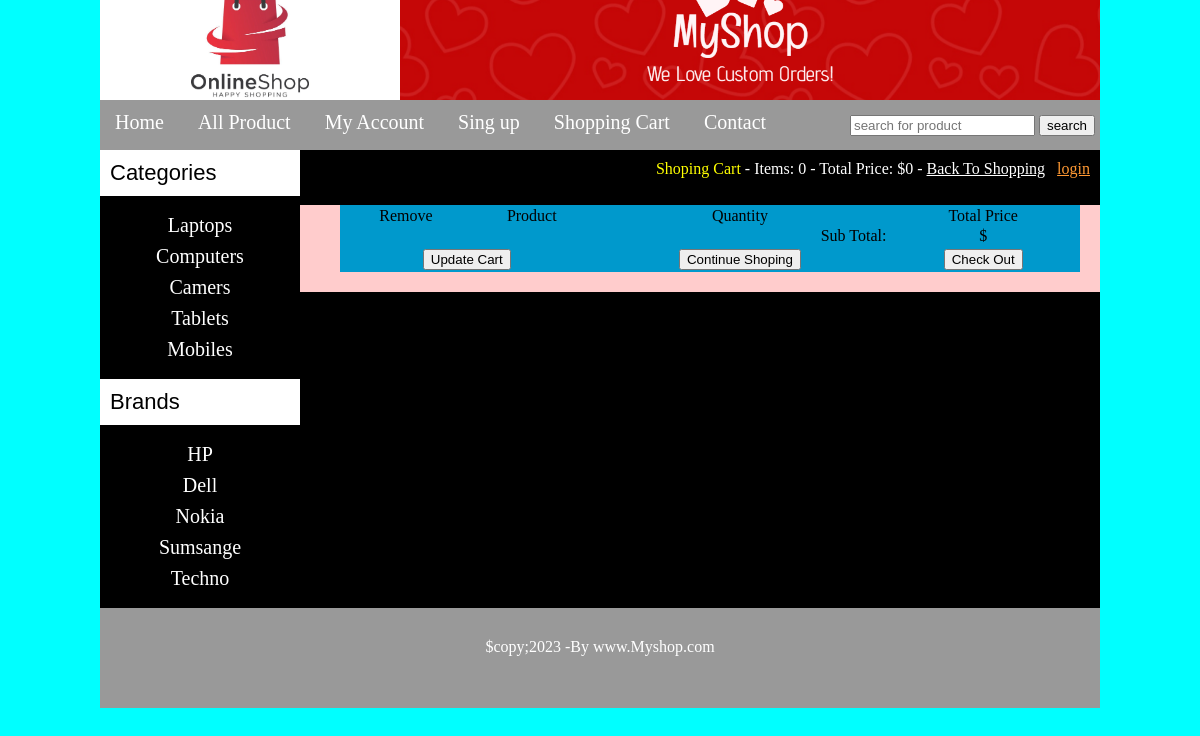
Page /cart.php on the earlier database version.
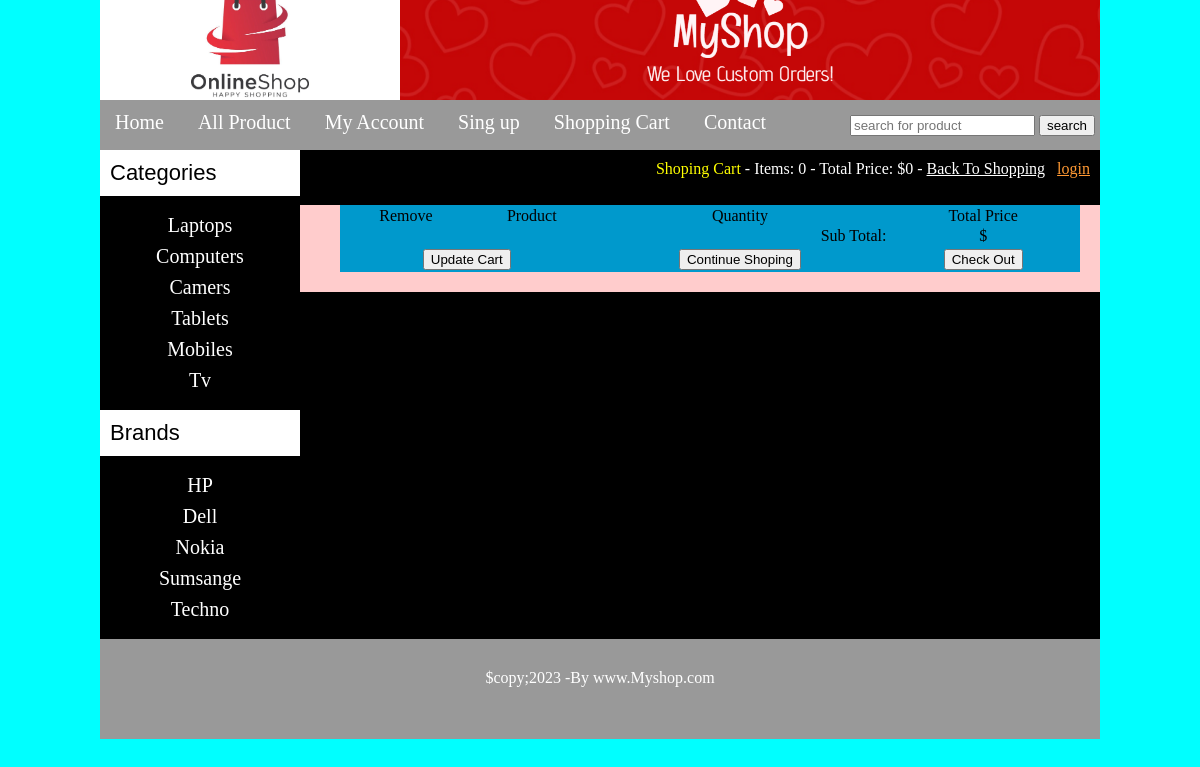
Same page on the later database version.
### tables this page shows
CREATE TABLE `categories` (
  `cat_id` int(10) NOT NULL,
  `cat_titel` text NOT NULL
);

CREATE TABLE `brands` (
  `brand_id` int(10) NOT NULL,
  `brand_titel` text NOT NULL
);

### functions/function.php (the view, shortened to what this page needs)
<?php
$db=mysqli_connect("localhost","root","","myshop");
function get_client_ip() {
    $ipaddress = '';
    if (getenv('HTTP_CLIENT_IP'))
        $ipaddress = getenv('HTTP_CLIENT_IP');
    else if(getenv('HTTP_X_FORWARDED_FOR'))
        $ipaddress = getenv('HTTP_X_FORWARDED_FOR');
    else if(getenv('HTTP_X_FORWARDED'))
        $ipaddress = getenv('HTTP_X_FORWARDED');
    else if(getenv('HTTP_FORWARDED_FOR'))
        $ipaddress = getenv('HTTP_FORWARDED_FOR');
    else if(getenv('HTTP_FORWARDED'))
       $ipaddress = getenv('HTTP_FORWARDED');
    else if(getenv('REMOTE_ADDR'))
        $ipaddress = getenv('REMOTE_ADDR');
    else
        $ipaddress = 'UNKNOWN';
    return $ipaddress;
}
function items()
{
    if(isset($_GET['add_cart']))
    {
        global $db;
        $ip_addres=get_client_ip();
        $get_items= "select * from cart where ip_addres='$ip_addres'";
        $run_items=mysqli_query($db,$get_items);
        $count_items=mysqli_num_rows($run_items);
    }
    else
{
    $ip_addres=get_client_ip();
    global $db;
    $get_items= "select * from cart where ip_addres='$ip_addres'";
        $run_items=mysqli_query($db,$get_items);
        $count_items=mysqli_num_rows($run_items);
}
echo $count_items;
}
function total_price()
{
    $total=0;
    echo "$" .$total;
}
function getcata()
{
    global $db;
$get_cata="SELECT * FROM `categories`";
$run_cata=mysqli_query($db,$get_cata);
while($row_cata=mysqli_fetch_array($run_cata)){
    $cat_id=$row_cata['cat_id'];
    $cata_titel=$row_cata['cat_titel'];
     echo"<li><a href='index.php?cat=$cat_id'>$cata_titel</a></li>";
}
}
function getbrand()
{
    global $db;
    $get_brand="SELECT * FROM `brands`";
$run_brand=mysqli_query($db,$get_brand);
while($row_brand=mysqli_fetch_array($run_brand)){
$brand_id=$row_brand['brand_id'];
    $brand_titel=$row_brand['brand_titel'];
     echo "<li><a href='index.php?brand=$brand_id'>$brand_titel</a></li>";
}
}
?>

Differences in the rows shown:
added categories: cat_titel "Tv"
